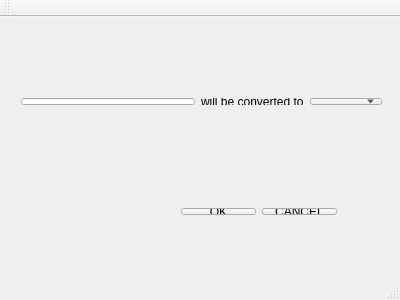
<?xml version="1.0" encoding="UTF-8"?>
<ui version="4.0">
    <class>SetClass</class>
    <widget class="QMainWindow" name="SetClass">
        <property name="geometry">
            <rect>
                <x>0</x>
                <y>0</y>
                <width>400</width>
                <height>300</height>
            </rect>
        </property>
        <property name="windowTitle">
            <string>SetClass</string>
        </property>
        <widget class="QWidget" name="centralWidget">
            <widget class="QWidget" name="">
                <property name="geometry">
                    <rect>
                        <x>10</x>
                        <y>70</y>
                        <width>383</width>
                        <height>29</height>
                    </rect>
                </property>
                <layout class="QHBoxLayout" name="horizontalLayout">
                    <item>
                        <widget class="QLineEdit" name="lineEdit"/>
                    </item>
                    <item>
                        <widget class="QLabel" name="label">
                            <property name="text">
                                <string>will be converted to</string>
                            </property>
                        </widget>
                    </item>
                    <item>
                        <widget class="QComboBox" name="comboBox"/>
                    </item>
                </layout>
            </widget>
            <widget class="QWidget" name="">
                <property name="geometry">
                    <rect>
                        <x>170</x>
                        <y>180</y>
                        <width>178</width>
                        <height>29</height>
                    </rect>
                </property>
                <layout class="QHBoxLayout" name="horizontalLayout_2">
                    <item>
                        <widget class="QPushButton" name="pushButton_ok">
                            <property name="text">
                                <string>OK</string>
                            </property>
                        </widget>
                    </item>
                    <item>
                        <widget class="QPushButton" name="pushButton_cancel">
                            <property name="text">
                                <string>CANCEL</string>
                            </property>
                        </widget>
                    </item>
                </layout>
            </widget>
        </widget>
        <widget class="QMenuBar" name="menuBar">
            <property name="geometry">
                <rect>
                    <x>0</x>
                    <y>0</y>
                    <width>400</width>
                    <height>25</height>
                </rect>
            </property>
        </widget>
        <widget class="QToolBar" name="mainToolBar">
            <attribute name="toolBarArea">
                <enum>TopToolBarArea</enum>
            </attribute>
            <attribute name="toolBarBreak">
                <bool>false</bool>
            </attribute>
        </widget>
        <widget class="QStatusBar" name="statusBar"/>
    </widget>
    <layoutdefault spacing="6" margin="11"/>
    <resources/>
    <connections/>
</ui>
